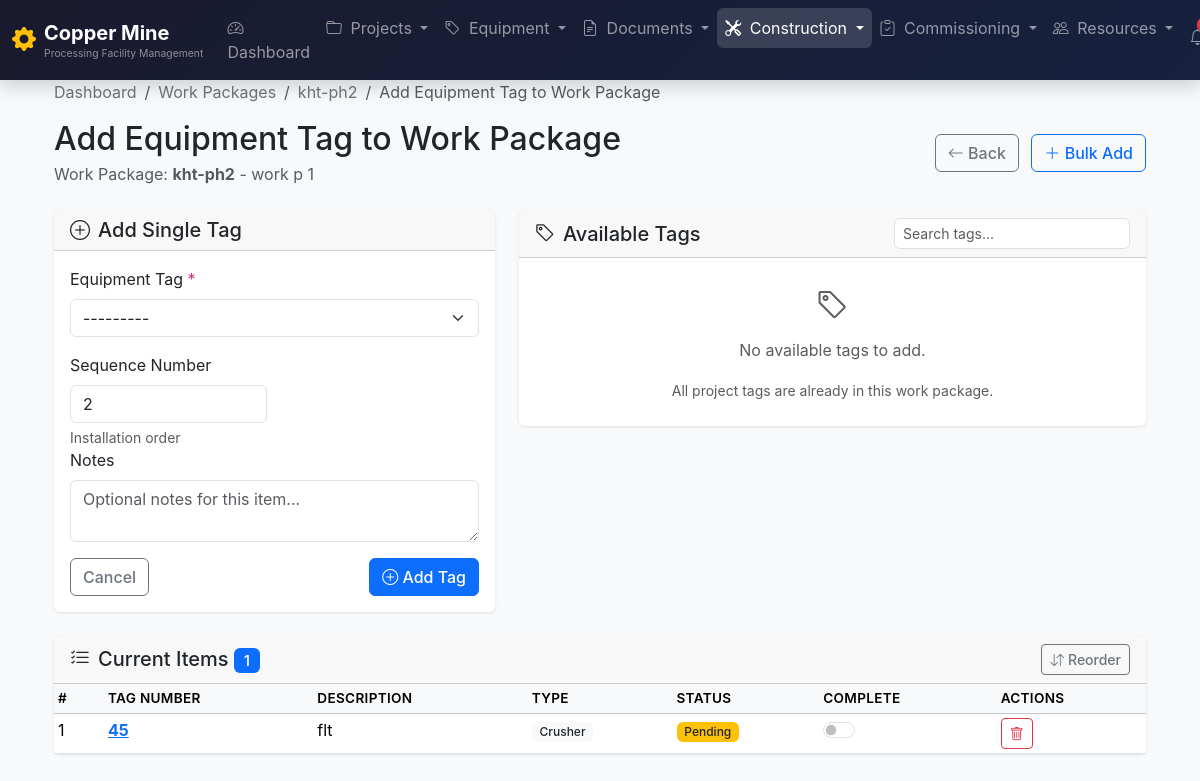
Before: /construction/work-packages/1/items/add/ (signed in) with the older database file.
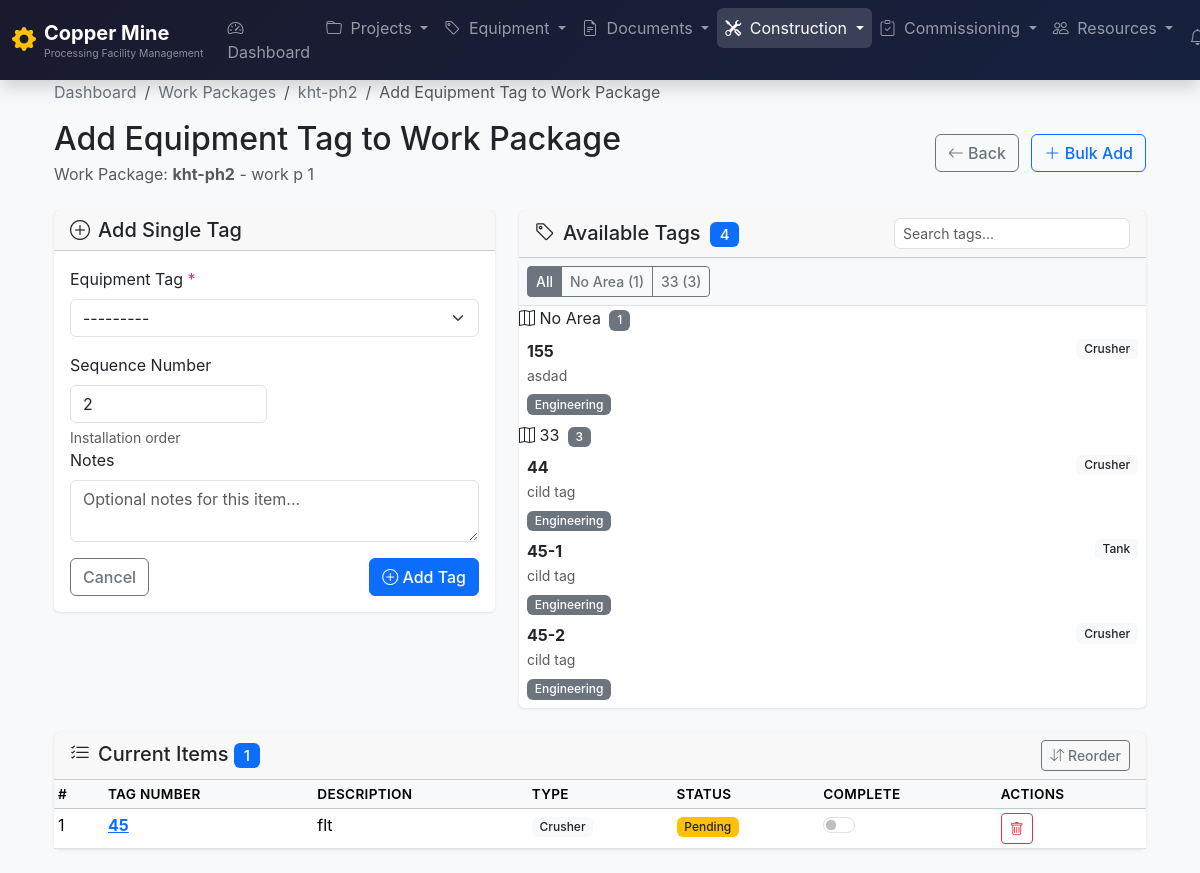
After: the same page with the newer database file.
### construction/models.py (models this page shows, shortened)
class WorkPackageItem(models.Model):
	work_package = models.ForeignKey(
			WorkPackage, on_delete=models.CASCADE, related_name='items'
			)
	equipment_tag = models.ForeignKey(
			'core.EquipmentTag', on_delete=models.CASCADE, related_name='work_package_items'
			)
	sequence_number = models.PositiveIntegerField(
			default=1, help_text="Order of installation"
			)
	installation_date = models.DateField(null=True, blank=True)
	is_complete = models.BooleanField(default=False)
	notes = models.TextField(blank=True)
	class Meta:
		unique_together = ['work_package', 'equipment_tag']
		ordering = ['sequence_number']
		verbose_name = 'Work Package Item'
		verbose_name_plural = 'Work Package Items'

### core/models.py (models this page shows, shortened)
class EquipmentTag(models.Model):
	class EquipmentType(models.TextChoices):
		CRUSHER = 'CRUSH', 'Crusher'
		CONVEYOR = 'CONV', 'Conveyor'
		FLOTATION = 'FLOT', 'Flotation Cell'
		PUMP = 'PUMP', 'Pump'
		MOTOR = 'MOTOR', 'Motor'
		INSTRUMENT = 'INST', 'Instrument'
		CABLE = 'CABLE', 'Cable'
		TRANSFORMER = 'XFMR', 'Transformer'
		VALVE = 'VALV', 'Valve'
		TANK = 'TANK', 'Tank'
		SCREEN = 'SCRN', 'Screen'
		FEEDER = 'FEED', 'Feeder'
		CYCLONE = 'CYCL', 'Cyclone'
		THICKENER = 'THCK', 'Thickener'
		FILTER = 'FILT', 'Filter'
		COMPRESSOR = 'COMP', 'Compressor'
		OTHER = 'OTHR', 'Other'
	class Discipline(models.TextChoices):
		MECHANICAL = 'MECH', 'Mechanical'
		ELECTRICAL = 'ELEC', 'Electrical'
		PIPING = 'PIPE', 'Piping'
		INSTRUMENTATION = 'INSTR', 'Instrumentation'
		CIVIL = 'CIVL', 'Civil'
		STRUCTURAL = 'STRU', 'Structural'
	class Criticality(models.TextChoices):
		HIGH = 'HIGH', 'High'
		MEDIUM = 'MED', 'Medium'
		LOW = 'LOW', 'Low'
	class Status(models.TextChoices):
		ENGINEERING = 'ENG', 'Engineering'
		PROCURED = 'PROC', 'Procured'
		DELIVERED = 'DLVD', 'Delivered'
		INSTALLED = 'INST', 'Installed'
		ALIGNED = 'ALGN', 'Aligned'
		PRECOMM = 'PREC', 'Pre-Commissioned'
		COMMISSIONED = 'COMM', 'Commissioned'
		HANDED_OVER = 'HNDO', 'Handed Over'
		DEFECT = 'DEF', 'Defective'
	project = models.ForeignKey(Project, on_delete=models.CASCADE, related_name='equipment_tags')
	area = models.ForeignKey(Area, on_delete=models.SET_NULL, null=True, blank=True, related_name='equipment_tags')
	system = models.ForeignKey(System, on_delete=models.SET_NULL, null=True, blank=True, related_name='equipment_tags')
	parent_tag = models.ForeignKey(
			'self', on_delete=models.CASCADE, null=True, blank=True,
			related_name='child_tags'
			)
	tag_number = models.CharField(max_length=100, db_index=True)
	description = models.CharField(max_length=500)
	equipment_type = models.CharField(max_length=5, choices=EquipmentType.choices)
	discipline = models.CharField(max_length=5, choices=Discipline.choices)
	manufacturer = models.CharField(max_length=255, blank=True)
	model_number = models.CharField(max_length=100, blank=True)
	serial_number = models.CharField(max_length=100, blank=True)
	criticality = models.CharField(max_length=4, choices=Criticality.choices, default=Criticality.MEDIUM)
	status = models.CharField(max_length=4, choices=Status.choices, default=Status.ENGINEERING)
	installation_date = models.DateField(null=True, blank=True)
	weight_kg = models.DecimalField(max_digits=10, decimal_places=2, null=True, blank=True)
	dimensions = models.CharField(
			max_length=200, blank=True,
			help_text="LxWxH in mm, e.g., '3000x2000x1500'"
			)
	notes = models.TextField(blank=True)
	created_at = models.DateTimeField(auto_now_add=True)
	updated_at = models.DateTimeField(auto_now=True)
	class Meta:
		ordering = ['tag_number']
		indexes = [
				models.Index(fields=['project', 'tag_number']),
				models.Index(fields=['project', 'status']),
				models.Index(fields=['parent_tag']),
				]
		verbose_name = 'Equipment Tag'
		verbose_name_plural = 'Equipment Tags'
	def __str__(self):
		return f"{self.tag_number} - {self.description[:50]}"

class Area(models.Model):
	project = models.ForeignKey(Project, on_delete=models.CASCADE, related_name='areas')
	code = models.CharField(max_length=50)
	name = models.CharField(max_length=255)
	description = models.TextField(blank=True)
	created_at = models.DateTimeField(auto_now_add=True)
	updated_at = models.DateTimeField(auto_now=True)
	class Meta:
		unique_together = ['project', 'code']
		ordering = ['code']
		verbose_name = 'Area'
		verbose_name_plural = 'Areas'

### construction/views.py (the view, shortened to what this page needs)
class WorkPackageItemCreateView(LoginRequiredMixin, generic.CreateView):
	model = WorkPackageItem
	form_class = WorkPackageItemForm
	template_name = 'construction/work_package_item_form.html'
	success_message = "Equipment tag added to work package successfully."
	def get_initial(self):
		initial = super().get_initial()
		work_package_id = self.kwargs.get('work_package_id')
		if work_package_id:
			work_package = get_object_or_404(WorkPackage, pk=work_package_id)
			initial['work_package'] = work_package
			last_sequence = work_package.items.order_by('-sequence_number').first()
			initial['sequence_number'] = (last_sequence.sequence_number + 1) if last_sequence else 1
		tag_id = self.request.GET.get('tag')
		if tag_id:
			initial['equipment_tag'] = get_object_or_404(EquipmentTag, pk=tag_id)
		return initial
	def get_context_data(self, **kwargs):
		context = super().get_context_data(**kwargs)
		context['is_create'] = True
		context['page_title'] = 'Add Equipment Tag to Work Package'
		work_package_id = self.kwargs.get('work_package_id')
		if work_package_id:
			work_package = get_object_or_404(WorkPackage, pk=work_package_id)
			context['work_package'] = work_package
			context['existing_items'] = work_package.items.select_related(
					'equipment_tag__area'
					).order_by('sequence_number')
			existing_tag_ids = work_package.items.values_list('equipment_tag_id', flat=True)
			context['available_tags'] = EquipmentTag.objects.filter(
					project=work_package.project
					).exclude(
					pk__in=existing_tag_ids
					).select_related('area').order_by('tag_number')
			context['tags_by_area'] = {}
			for tag in context['available_tags']:
				area_code = tag.area.code if tag.area else 'No Area'
				if area_code not in context['tags_by_area']:
					context['tags_by_area'][area_code] = []
				context['tags_by_area'][area_code].append(tag)
			context['areas'] = Area.objects.filter(project=work_package.project)
			context['systems'] = System.objects.filter(project=work_package.project)
		context['bulk_form'] = WorkPackageItemBulkForm(
				work_package_id=work_package_id if work_package_id else None
				)
		return context
	def get_form_kwargs(self):
		kwargs = super().get_form_kwargs()
		work_package_id = self.kwargs.get('work_package_id')
		if work_package_id:
			kwargs['work_package_id'] = work_package_id
		return kwargs

### construction/forms.py
class WorkPackageItemForm(forms.ModelForm):
	class Meta:
		model = WorkPackageItem
		fields = ['equipment_tag', 'sequence_number', 'notes']
		widgets = {
				'equipment_tag':   forms.Select(
						attrs={
								'class':    'form-select',
								'required': 'required'
								}
						),
				'sequence_number': forms.NumberInput(
						attrs={
								'class': 'form-control',
								'min':   '1'
								}
						),
				'notes':           forms.Textarea(
						attrs={
								'class':       'form-control',
								'rows':        2,
								'placeholder': 'Optional notes for this item...'
								}
						),
				}
	def __init__(self, *args, **kwargs):
		work_package_id = kwargs.pop('work_package_id', None)
		super().__init__(*args, **kwargs)
		if work_package_id:
			work_package = WorkPackage.objects.get(pk=work_package_id)
			self.fields['equipment_tag'].queryset = EquipmentTag.objects.filter(
					project=work_package.project
					).select_related('area').order_by('tag_number') #.exclude(pk__in=existing_ids).

### templates/construction/work_package_item_form.html (shortened to what the changed rows need)
{% extends 'base.html' %}
{% load static %}
{% block content %}
<div class="container-fluid py-4">
  <div class="d-flex justify-content-between align-items-center mb-4">
    <div>
      <h1 class="h2 mb-1">{{ page_title }}</h1>
    </div>
  </div>
  <div class="row">
    <div class="col-lg-7">
      <div class="card">
        <div class="card-header d-flex justify-content-between align-items-center">
          <h5 class="mb-0">
            <i class="bi bi-tag me-2"></i>Available Tags
            {% if available_tags %}
            <span class="badge bg-primary ms-1">{{ available_tags.count }}</span>
            {% endif %}
          </h5>
        </div>
        <div class="card-body p-0">
          {% if available_tags %}
          <div class="p-2 bg-light border-bottom">
            <div class="btn-group btn-group-sm" role="group">
              <button type="button" class="btn btn-outline-secondary active" onclick="filterTags('all')">All</button>
              {% for area_code, tags in tags_by_area.items %}
              <button type="button" class="btn btn-outline-secondary" onclick="filterTags('{{ area_code }}')">
                {{ area_code }} ({{ tags|length }})
              </button>
              {% endfor %}
            </div>
          </div>
          <div class="tag-list" id="tagList">
            {% for area_code, tags in tags_by_area.items %}
            <div class="area-group" data-area="{{ area_code }}">
              <div class="area-group-title">
                <i class="bi bi-map"></i> {{ area_code }}
                <span class="badge bg-secondary ms-1 badge-count">{{ tags|length }}</span>
              </div>
              {% for tag in tags %}
              <div class="tag-card m-2"
                   data-tag-id="{{ tag.pk }}"
                   data-tag-number="{{ tag.tag_number }}"
                   data-area="{{ area_code }}"
                   onclick="selectTag(this, {{ tag.pk }}, '{{ tag.tag_number|escapejs }}')">
                <div class="d-flex justify-content-between align-items-start">
                  <div>
                    <strong>{{ tag.tag_number }}</strong>
                    <br>
                    <small class="text-muted">{{ tag.description|truncatechars:60 }}</small>
                  </div>
                  <span class="badge bg-light text-dark">{{ tag.get_equipment_type_display }}</span>
                </div>
                <div class="mt-1">
                                    <span class="badge
                                        {% if tag.status == 'INST' %}bg-success
                                        {% elif tag.status == 'DLVD' %}bg-info
                                        {% else %}bg-secondary
                                        {% endif %} badge-count">
                                        {{ tag.get_status_display }}
                                    </span>
                </div>
              </div>
              {% endfor %}
            </div>
            {% endfor %}
          </div>
          {% else %}
          <div class="text-center py-4 text-muted">
            <i class="bi bi-tag" style="font-size: 2rem;"></i>
            <p class="mt-2">No available tags to add.</p>
            <small>All project tags are already in this work package.</small>
          </div>
          {% endif %}
        </div>
      </div>
    </div>
  </div>
  {% if existing_items %}
  <div class="card mt-4">
    <div class="card-body p-0">
      <div class="table-responsive">
        <table class="table table-sm table-hover mb-0">
          <thead class="table-light">
          <tr>
            <th width="50">#</th>
            <th>Tag Number</th>
            <th>Description</th>
            <th>Type</th>
            <th>Status</th>
            <th>Complete</th>
            <th>Actions</th>
          </tr>
          </thead>
          <tbody>
          {% for item in existing_items %}
          <tr>
            <td>{{ item.sequence_number }}</td>
            <td>
              <a href="{% url 'core:equipment-tag-detail' item.equipment_tag.pk %}">
                <strong>{{ item.equipment_tag.tag_number }}</strong>
              </a>
            </td>
            <td>{{ item.equipment_tag.description|truncatechars:50 }}</td>
            <td><span class="badge bg-light text-dark small">{{ item.equipment_tag.get_equipment_type_display }}</span></td>
            <td>
              {% if item.is_complete %}
              <span class="badge bg-success">Done</span>
              {% else %}
              <span class="badge bg-warning text-dark">Pending</span>
              {% endif %}
            </td>
            <td>
              <div class="form-check form-switch">
                <input class="form-check-input" type="checkbox"
                       onchange="toggleComplete({{ item.pk }})">
              </div>
            </td>
            <td>
              <a href="#"
                 class="btn btn-sm btn-outline-danger">
                <i class="bi bi-trash"></i>
              </a>
            </td>
          </tr>
          {% endfor %}
          </tbody>
        </table>
      </div>
    </div>
  </div>
  {% endif %}
</div>
{% endblock %}

Changed rows visible on the page:
added EquipmentTag: area_code "No Area", tags "1", tag_number "155", description "asdad", equipment_type "Crusher", status "Engineering"
added EquipmentTag: code "33", tags "3", tag_number "44", description "cild tag", equipment_type "Crusher", status "Engineering"
added EquipmentTag: tag_number "45-1", description "cild tag", equipment_type "Tank", status "Engineering", shown under "33"
added EquipmentTag: tag_number "45-2", description "cild tag", equipment_type "Crusher", status "Engineering", shown under "33"
Other visible differences:
{{ available_tags.count }}: (not shown) → "4"
text no longer shown: "No available tags to add. All project tags are already in this work package."
text now shown: "All"
